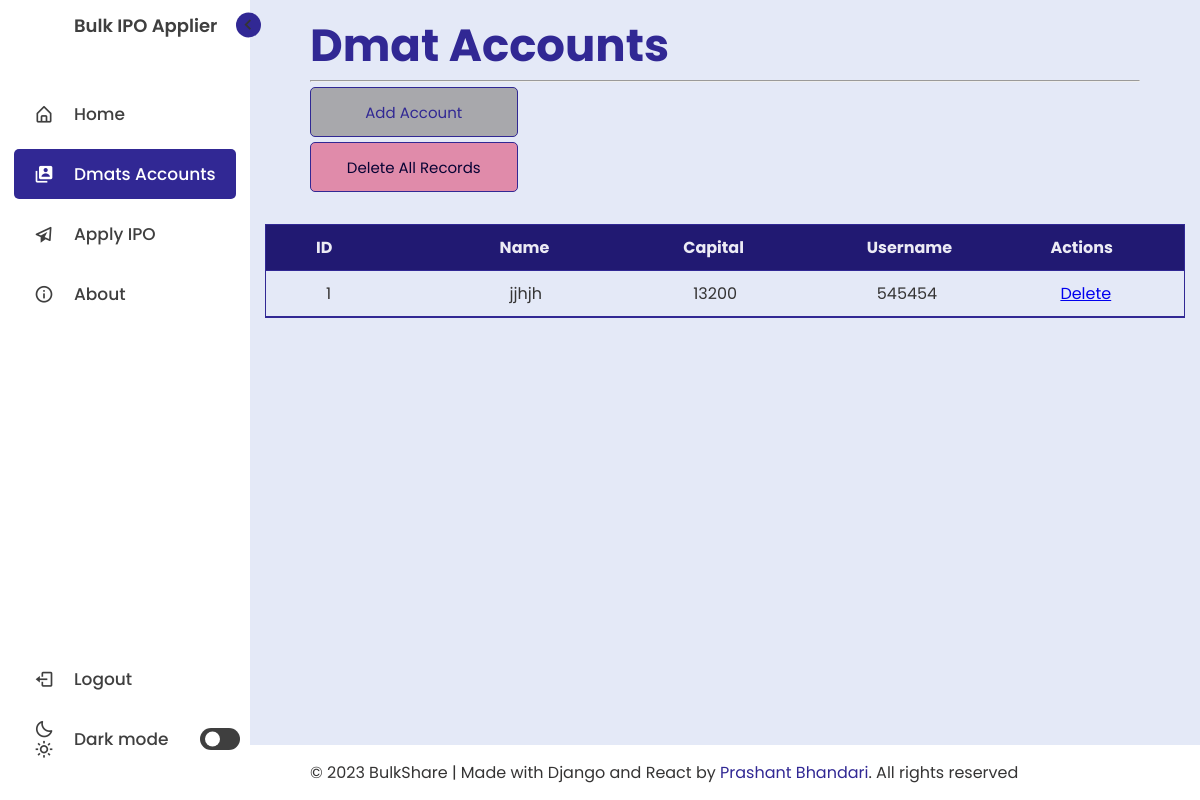
Before: /dmatsaccount/ (signed in) with the older database file.
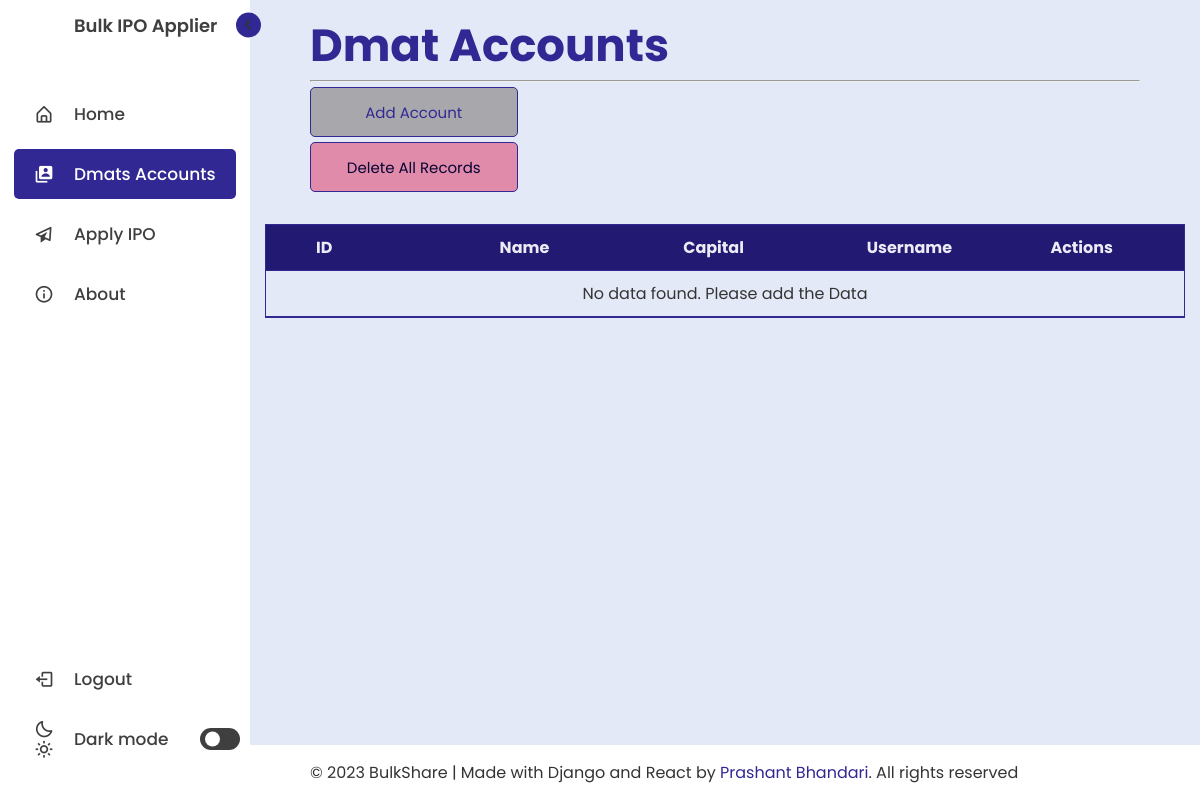
After: the same page with the newer database file.
### bulkapp/models.py (models this page shows, shortened)
class DmatsAccount(models.Model):
    user = models.ForeignKey(User, on_delete=models.CASCADE)
    name = models.CharField(max_length=40)
    capital = models.IntegerField()
    username = models.IntegerField(
        unique=True,
        error_messages={
            'unique': ("A user with that db id already exists."),
        }
    )
    password = models.CharField(max_length=100)
    crn = models.CharField(max_length=200
    )
    pin = models.IntegerField()

### bulkapp/views.py (the view)
# urls.py: path('dmatsaccount/',views.dmatsaccount,name='dmatsaccount'),
@login_required(login_url='/login/')
def dmatsaccount(request):
    if request.method == 'POST':
        dform = DmatsForm(request.POST)
        if dform.is_valid():
            instance = dform.save(commit=False)
            instance.user =request.user
            instance.save()
            messages.success(request,'Account Added successfully')
            return redirect('/dmatsaccount/')
        else:
            messages.error(request,dform.errors)
            return redirect('/dmatsaccount/')
    else:
        dform = DmatsForm()
        user = request.user
        dmats = DmatsAccount.objects.filter(user=user)
        context = {
            'dmats':dmats,
            'dform':dform
        }
    return render(request,'dmatsaccount.html',context)

### bulkapp/templates/dmatsaccount.html (shortened to what this page needs)
{% extends 'base.html' %}
{% block content %}
{% load static %}
{%include 'nav.html' %}
<section class="side-content" id="accounts">
    <div class="text">
        <h1>Dmat Accounts</h1>
        <hr>
        <div class="btn">
            <button id="addAccount" class="btn btn-add">Add Account</button>
        </div>
        <div class="btn">
            {%include 'dmatsdeleteall.html' %}
        </div>
    </div>
    <div class="container">
        <div class="row">
            <div class="col-12">
                <table class="table table-bordered">
                    <thead>
                        <tr>
                            <th>ID</th>
                            <th> Name</th>
                            <th> Capital</th>
                            <th> Username</th>
                            <th> Actions</th>
                        </tr>
                    </thead>
                    <tbody id="tbody">
                        {% if dmats is not None %}
                        {% for i in dmats %}
                        <tr>
                            <td>{{ forloop.counter}}</td>
                            <td>{{ i.name }}</td>
                            <td>{{ i.capital }}</td>
                            <td>{{ i.username }}</td>
                            <td>
                                <a href="/dmatslist/{{ i.id }}/delete/" class="btn btn-danger">Delete</a>
                            </td>
                            {% empty %}
                            <td colSpan="4" align="center">No data found. Please add the Data</td>
                        {% endfor %}
                        {% endif %}
                    </tbody>
                </table>
            </div>
        </div>
    </div>
    <footer>
        <p>© 2023 BulkShare | Made with Django and React by <a href="https://github.com/prashant0ngx/" class="link">Prashant
                Bhandari</a>. All rights reserved</p>
    </footer>
</section>
{% endblock %}

Changed rows visible on the page:
removed DmatsAccount: name "jjhjh", capital "13200", username "545454"
Other visible differences:
text now shown: "No data found. Please add the Data"
